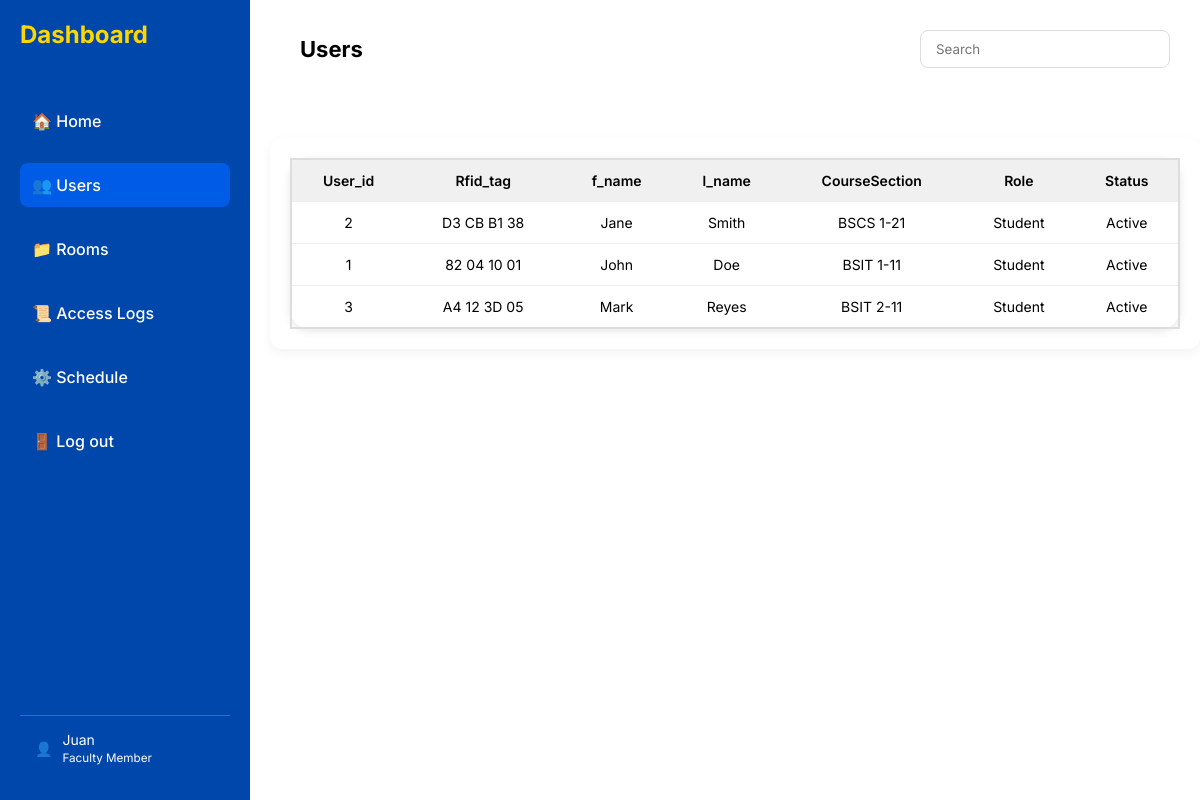
/users.php, run on an earlier commit of the app's database.
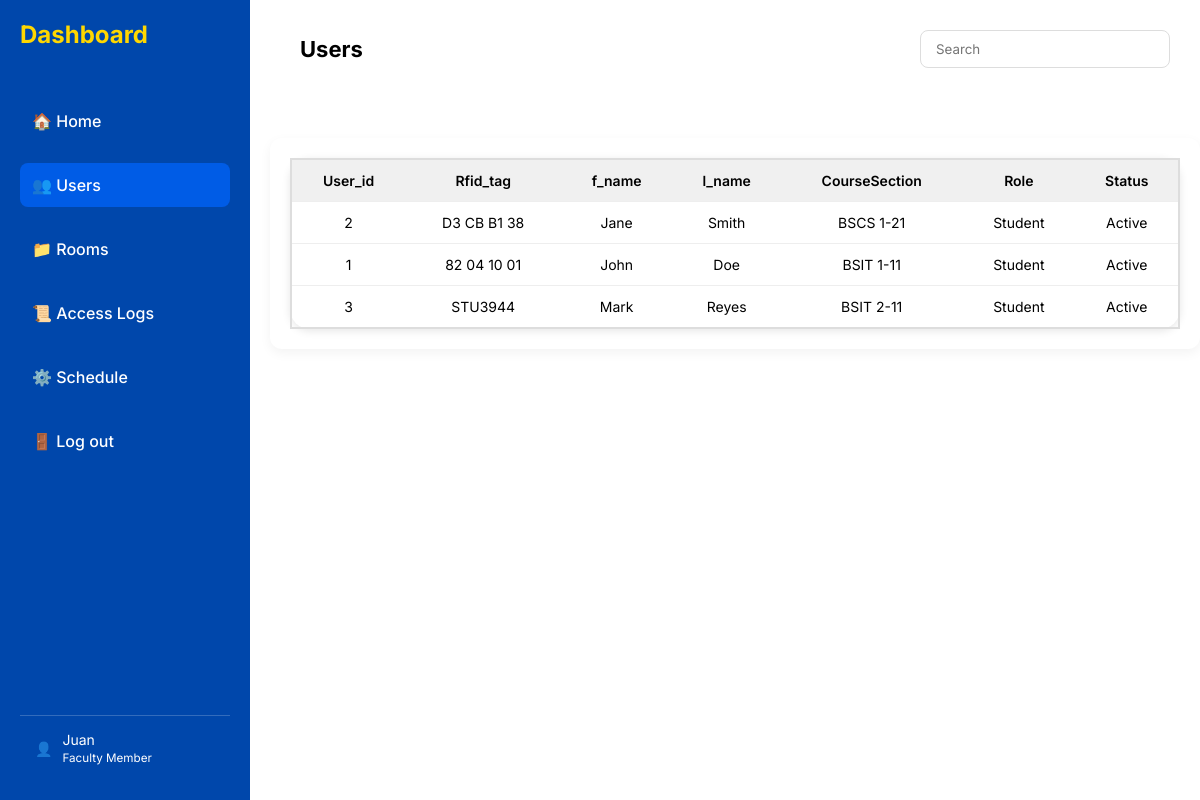
And on a later commit of the database.
### tables this page shows
CREATE TABLE `users` (
  `User_id` int(11) NOT NULL,
  `Rfid_tag` varchar(50) NOT NULL,
  `F_name` varchar(100) NOT NULL,
  `L_name` varchar(100) NOT NULL,
  `CourseSection_id` int(11) DEFAULT NULL,
  `Role` enum('Student','Faculty','Admin') DEFAULT 'Student',
  `Status` enum('Active','Inactive') DEFAULT 'Active'
);

CREATE TABLE `course_section` (
  `CourseSection_id` int(11) NOT NULL,
  `CourseSection` varchar(255) NOT NULL
);

### users.php (the view, shortened to what this page needs)
<!DOCTYPE html>
<html lang="en">
<head>
  <link rel="stylesheet" href="styles/users.css">
</head>
<body>
  <div class="sidebar" id="sidebar">
    <h1>Dashboard</h1>
    <a href="index.php">🏠 Home</a>
    <a href="" class="active">👥 Users</a>
    <a href="rooms.php">📁 Rooms</a>
    <a href="access_logs.php">📜 Access Logs</a>
    <a href="schedule.php">⚙️ Schedule</a>
    <a href="logout.php">🚪 Log out</a>
    <div class="user">
      👤 <span>Juan<br><small>Faculty Member</small></span>
    </div>
  </div>
  <div class="header">
    <h1>Users</h1>
    <input type="search" placeholder="Search">
  </div>
  <div class="user-table">
    <div class="table-section">
      <table>
        <thead>
          <tr>
            <th>User_id</th>
            <th>Rfid_tag</th>
            <th>f_name</th>
            <th>l_name</th>
            <th>CourseSection</th>
            <th>Role</th>
            <th>Status</th>
          </tr>
        </thead>
        <?php
          include 'conn.php';
          $sql = 'select *, course_section.CourseSection from users JOIN course_section ON users.courseSection_id = course_section.courseSection_id';
          $users = mysqli_query($conn,$sql);
        ?>
        <tbody>
          <?php while($row = mysqli_fetch_assoc($users)):?>
          <tr>
           <td><?php echo $row['User_id'];?></td>
           <td><?php echo $row['Rfid_tag'];?></td>
           <td><?php echo $row['F_name'];?></td>
           <td><?php echo $row['L_name'];?></td>
           <td><?php echo $row['CourseSection'];?></td>
           <td><?php echo $row['Role'];?></td>
           <td><?php echo $row['Status'];?></td>
          </tr>
          <?php endwhile;?>
        </tbody>
      </table>
    </div>
    </div>
</body>
</html>

What changed in the data, as far as the page shows it:
changed users "Mark": Rfid_tag "A4 12 3D 05" → "STU3944"
